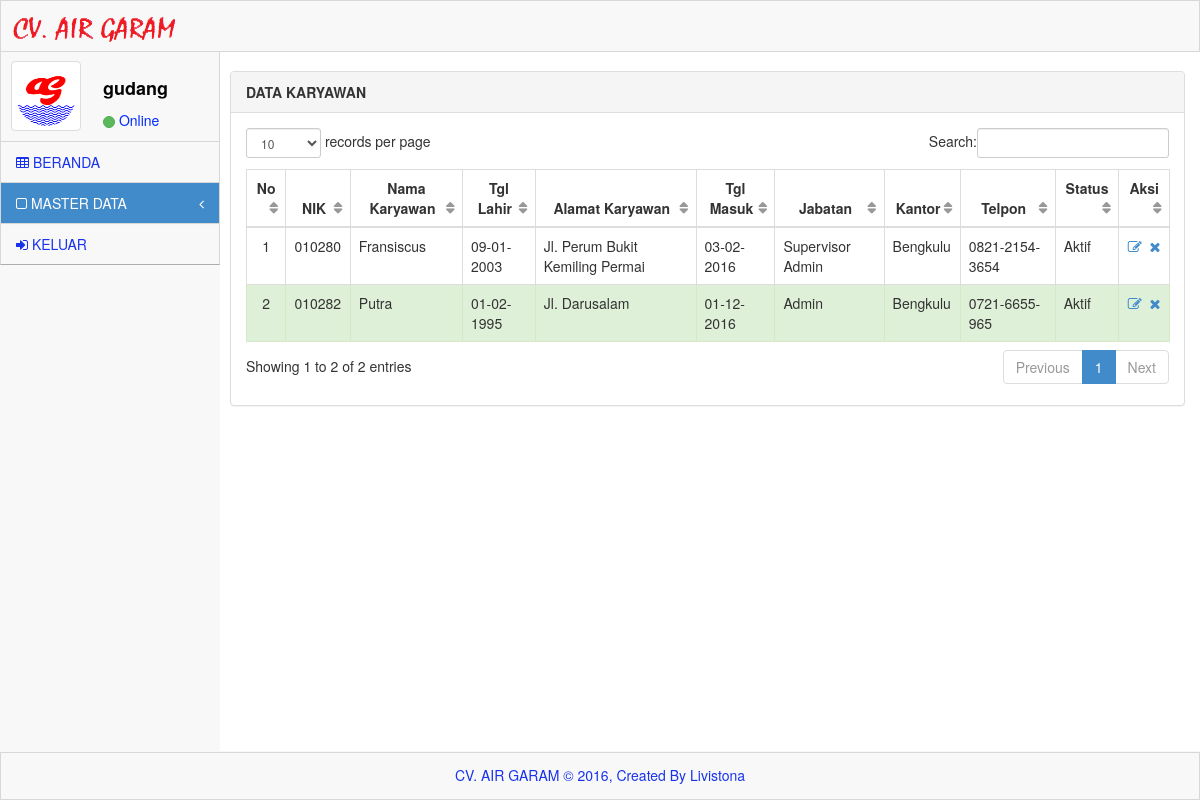
The app's page /system/index.php?menu=master&sub_menu=karyawan (signed in) with its own data.
### tables this page shows
CREATE TABLE IF NOT EXISTS `karyawan` (
  `nik` varchar(10) NOT NULL,
  `nama_karyawan` varchar(50) NOT NULL,
  `tgl_lahir` date NOT NULL,
  `alamat_karyawan` text NOT NULL,
  `tgl_masuk` date NOT NULL,
  `jabatan` varchar(50) NOT NULL,
  `id_kantor` int(10) NOT NULL,
  `telpon_karyawan` varchar(15) DEFAULT NULL,
  `status_karyawan` enum('Aktif','Tidak Aktif') NOT NULL,
  PRIMARY KEY (`nik`),
  KEY `id_kantor` (`id_kantor`)
);

CREATE TABLE IF NOT EXISTS `kantor` (
  `id_kantor` int(10) NOT NULL AUTO_INCREMENT,
  `kode_kantor` varchar(10) DEFAULT NULL,
  `nama_kantor` varchar(50) NOT NULL,
  `alamat_kantor` text NOT NULL,
  `telpon_kantor` varchar(15) NOT NULL,
  PRIMARY KEY (`id_kantor`)
);

### system/fungsi_indotgl.php (called while the page is built)
<?php
	function tgl_indo($tgl){
			$tanggal = substr($tgl,8,2);
			$bulan = substr($tgl,5,2);
			$tahun = substr($tgl,0,4);
			return $tanggal.'-'.$bulan.'-'.$tahun;
	}
?>

### system/menu/karyawan.php (the view)
<div id="content">
	<div class="inner" style="min-height: 700px;">
		<br>
                <div class="row">
                <div class="col-lg-12">
                    <div class="panel panel-default">
                        <div class="panel-heading">
                            <b>DATA KARYAWAN</b>
                        </div>
                        <div class="panel-body">
                            <div class="table-responsive">
                                <table class="table table-bordered table-hover" id="dataTables-example">
                                    <thead>
                                        <tr align="center">
                                            <th>No</th>
                                            <th>NIK</th>
                                            <th>Nama Karyawan</th>
                                            <th>Tgl Lahir</th>
                                            <th>Alamat Karyawan</th>
                                            <th>Tgl Masuk</th>
                                            <th>Jabatan</th>
                                            <th>Kantor</th>
                                            <th>Telpon</th>
                                            <th>Status</th>
                                            <th>Aksi</th>
                                        </tr>
                                    </thead>
									<tbody>
										<?php
										$i=0;
										$sql = mysql_query("SELECT a.nik, a.nama_karyawan, a.tgl_lahir, a.alamat_karyawan, a.tgl_masuk, a.jabatan, b.nama_kantor, a.telpon_karyawan, a.status_karyawan
										FROM karyawan a, kantor b where a.id_kantor=b.id_kantor");
										while($hasil=mysql_fetch_array($sql)){
										$i+=1;
										$sisa=$i%2;
										if ($sisa == 0)  {
											$class = "class='success'";
										}else {
											$class = "class='gradeX'";
										 }
										?>
                                        <tr <?php echo $class;?> >
                                            <td align="center"><?php echo $i;?></td>
                                            <td><?php echo $hasil['nik'];?></td>
                                            <td><?php echo $hasil['nama_karyawan'];?></td>
                                            <td><?php echo tgl_indo($hasil['tgl_lahir']);?></td>
                                            <td><?php echo $hasil['alamat_karyawan'];?></td>
                                            <td><?php echo tgl_indo($hasil['tgl_masuk']);?></td>
                                            <td><?php echo $hasil['jabatan'];?></td>
                                            <td><?php echo $hasil['nama_kantor'];?></td>
                                            <td><?php echo $hasil['telpon_karyawan'];?></td>
                                            <td><?php echo $hasil['status_karyawan'];?></td>
                                            <td align="center">
												<a href="index.php?menu=master&sub_menu=karyawan_edit&id=<?php echo $hasil['nik'];?>"><i class="icon-edit"></i></a>&nbsp;
												<a href="index.php?menu=master&sub_menu=karyawan_delete&id=<?php echo $hasil['nik'];?>" onclick="return confirm('Apakah anda yakin ingin menghapus data ini?')"><i class="icon-remove"></i></a>&nbsp;
											</td>
                                        </tr>
										<?php } ?>
                                    </tbody>
								</table>
                            </div>
                        </div>
                    </div>
                </div>
            </div>
	</div>
</div>
</div>

### system/assets/css/main.css (style rules this page uses)
@media (min-width: 768px) { html, body { height: 100%; } }
body.padTop53 { padding-top: 75px; overflow: visible; }
@media (min-width: 802px) { body.padTop53 { padding-top: 51px; } }
@media (min-width: 768px) { #content { margin-left: 100px; } }
@media (min-width: 992px) { #content { margin-left: 220px; } }
#content { -webkit-transition: margin 0.4s; transition: margin 0.4s; }
.inner { position: relative; min-height: 1px; padding-right: 15px; padding-left: 10px; background: #fff; border: 0px solid #e4e4e4; min-height:1200px; }
@media (min-width: 768px) { .inner { float: left; width: 100%; } }
.inner .row { margin-right: -15px; margin-left: -15px; }

### system/assets/css/MoneAdmin.css (style rules this page uses)
body { background-color: #f8f8f8; }
table.dataTable thead .sorting, table.dataTable thead .sorting_asc:after, table.dataTable thead .sorting_desc, table.dataTable thead .sorting_asc_disabled, table.dataTable thead .sorting_desc_disabled { background: transparent; }
table.dataTable thead .sorting_asc:after { content: "\f0de"; float: right; font-family: fontawesome; }
table.dataTable thead .sorting:after { content: "\f0dc"; float: right; font-family: fontawesome; color: rgba(50,50,50,.5); }

### records on screen
karyawan: nik "010280", nama_karyawan "Fransiscus", tgl_lahir "09-01-2003", alamat_karyawan "Jl. Perum Bukit Kemiling Permai", tgl_masuk "03-02-2016", jabatan "Supervisor Admin", id_kantor.nama_kantor "Bengkulu", telpon_karyawan "0821-2154-3654", status_karyawan "Aktif"
karyawan: nik "010282", nama_karyawan "Putra", tgl_lahir "01-02-1995", alamat_karyawan "Jl. Darusalam", tgl_masuk "01-12-2016", jabatan "Admin", id_kantor.nama_kantor "Bengkulu", telpon_karyawan "0721-6655-965", status_karyawan "Aktif"

### other values on screen
$_SESSION['username'] "gudang"
